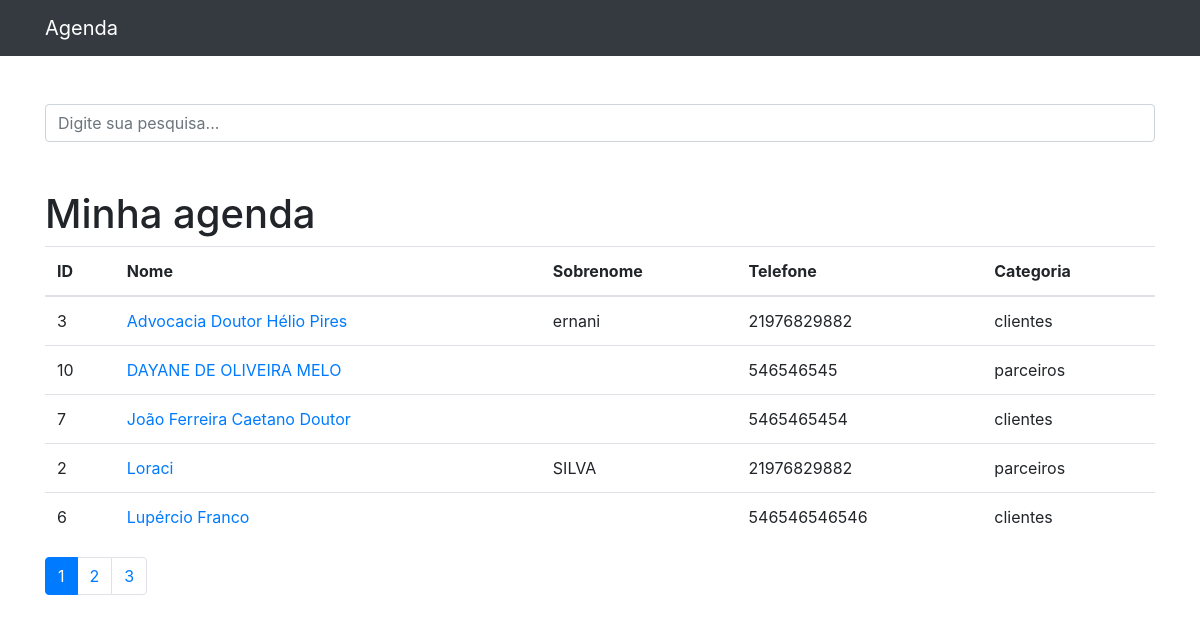
The page / on the database its author committed.
### contatos/models.py (models this page shows, shortened)
class Contato (models.Model):
    nome = models.CharField(max_length=150)
    sobrenome = models.CharField(max_length=255, blank=True)
    telefone = models.CharField(max_length=255)
    email = models.CharField(max_length=255, blank=True)
    data_criacao = models.DateTimeField(default=timezone.now)
    descricao = models.TextField(blank=True)
    categoria = models.ForeignKey(Categoria, on_delete= DO_NOTHING)
    mostrar = models.BooleanField(default=True)

class Categoria (models.Model):
    nome = models.CharField(max_length=150)
    def __str__(self):
        return self.nome

### contatos/views.py (the view)
# urls.py: path('', views.index, name='index'),
def index(request):
	contatos = Contato.objects.order_by('nome').filter(mostrar=True)
	paginator = Paginator(contatos, 5)
	page = request.GET.get('p')
	contatos= paginator.get_page(page)
	return render(request, 'contatos/index.html',{
		'contatos': contatos
	})

### contatos/templates/contatos/index.html (shortened to what this page needs)
{% extends 'base.html' %}
{% block conteudo %}
<h1 class="mt-5">Minha agenda</h1>
  <table class="table">
    <thead>
      <tr>
        <th>ID</th>
        <th>Nome</th>
        <th>Sobrenome</th>
        <th>Telefone</th>
        <th>Categoria</th>
      </tr>
    </thead>
    <tbody>
      {% for contato in contatos %}
          <tr>
            <td>{{ contato.id }}</td>
            <td>
              <a href="{% url 'ver_contato' contato.id %} ">{{ contato.nome }}</a>
            </td>
            <td>{{ contato.sobrenome }}</td>
            <td>{{ contato.telefone }}</td>
            <td>{{ contato.categoria }}</td>
          </tr>
      {% endfor %}
    </tbody>
  </table>
  <nav aria-label="Page">
    <ul class="pagination">
      {% for pagina in contatos.paginator.page_range %}
        {% if contatos.number == pagina %}
          <li class="page-item active"><a class="page-link" href="?p={{ pagina }}">{{ pagina }}</a></li>
        {% else %}
          <li class="page-item"><a class="page-link" href="?p={{ pagina }}">{{ pagina }}</a></li>
        {% endif %}
      {% endfor %}
    </ul>
  </nav>
{% endblock %}

### rows shown on the page
Contato: id "3", nome "Advocacia Doutor Hélio Pires", sobrenome "ernani", telefone "21976829882", categoria "clientes"
Contato: id "10", nome "DAYANE DE OLIVEIRA MELO", telefone "546546545", categoria "parceiros"
Contato: id "7", nome "João Ferreira Caetano Doutor", telefone "5465465454", categoria "clientes"
Contato: id "2", nome "Loraci", sobrenome "SILVA", telefone "21976829882", categoria "parceiros"
Contato: id "6", nome "Lupércio Franco", telefone "546546546546", categoria "clientes"

### other values the page prints
{{ pagina }} "1"
{{ pagina }} "2" "3"
